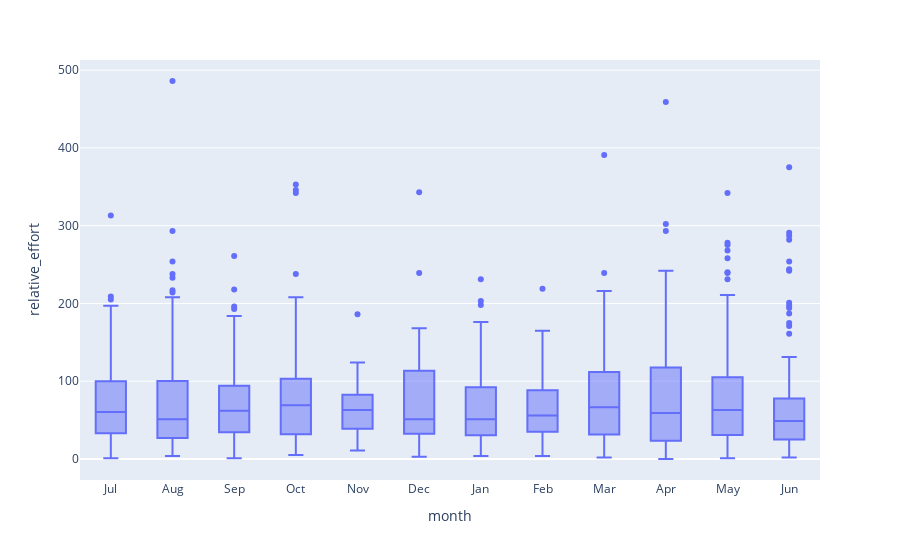

The notebook cell saved with this chart:
### Code cell
#Plot relative effort
fig = px.box(data_strava, x="month",y="relative_effort")
fig.show()

### Figure 1 — Plotly figure (JSON) as saved in the notebook; plotly's stock layout.template omitted (floating-point values rounded to 4 significant figures; data arrays with more than 128 entries replaced by an {"elided": "..."} marker saying what was removed)
{"data": [{"alignmentgroup": "True", "hovertemplate": "month=%{x}<br>relative_effort=%{y}<extra></extra>", "legendgroup": "", "marker": {"color": "#636efa"}, "name": "", "notched": false, "offsetgroup": "", "orientation": "v", "showlegend": false, "type": "box", "x": {"elided": "1678 str values"}, "x0": " ", "xaxis": "x", "y": {"elided": "1678 int values"}, "y0": " ", "yaxis": "y"}], "layout": {"boxmode": "group", "legend": {"tracegroupgap": 0}, "margin": {"t": 60}, "xaxis": {"anchor": "y", "domain": [0, 1], "title": {"text": "month"}}, "yaxis": {"anchor": "x", "domain": [0, 1], "title": {"text": "relative_effort"}}}}
